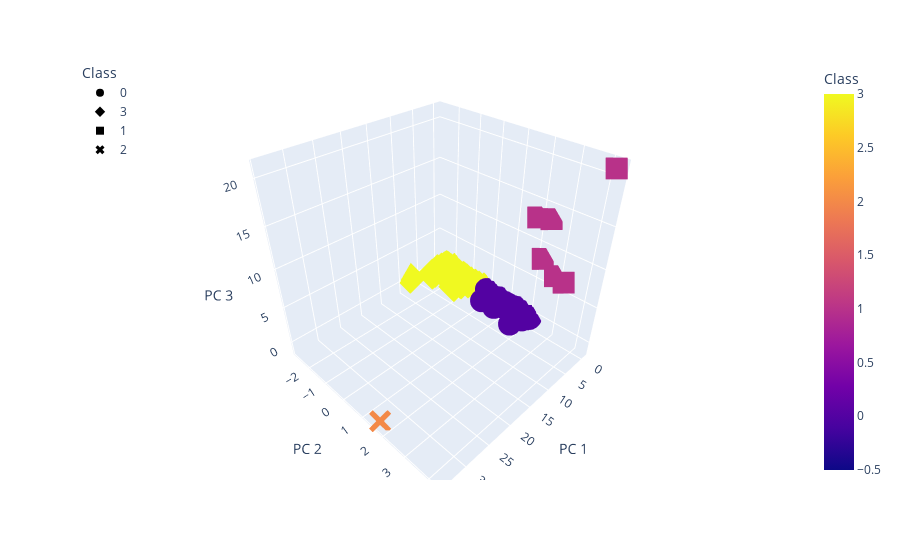

Notebook code for this chart:
### Markdown cell above
### Deliverable 4: Visualizing Cryptocurrencies Results

#### 3D-Scatter with Clusters

### Code cell
# Creating a 3D-Scatter with the PCA data and the clusters
fig = px.scatter_3d(
    clustered_df, 
    x="PC 1", 
    y="PC 2", 
    z="PC 3", 
    color="Class", 
    symbol="Class", 
    hover_name="CoinName", 
    hover_data=["Algorithm", "TotalCoinsMined", "TotalCoinSupply"])
fig.update_layout(legend=dict(x=0, y=1))
fig.show()

### Figure 1 — Plotly figure (JSON) as saved in the notebook; plotly's stock layout.template omitted (floating-point values rounded to 4 significant figures; data arrays with more than 128 entries replaced by an {"elided": "..."} marker saying what was removed)
{"data": [{"customdata": {"elided": "286x3 mixed values"}, "hovertemplate": "<b>%{hovertext}</b><br><br>Class=%{marker.color}<br>PC 1=%{x}<br>PC 2=%{y}<br>PC 3=%{z}<br>Algorithm=%{customdata[0]}<br>TotalCoinsMined=%{customdata[1]}<br>TotalCoinSupply=%{customdata[2]}<extra></extra>", "hovertext": {"elided": "286 str values"}, "legendgroup": "0", "marker": {"color": {"elided": "286 int values"}, "coloraxis": "coloraxis", "symbol": "circle"}, "mode": "markers", "name": "0", "scene": "scene", "showlegend": true, "type": "scatter3d", "x": {"elided": "286 float values"}, "y": {"elided": "286 float values"}, "z": {"elided": "286 float values"}}, {"customdata": {"elided": "239x3 mixed values"}, "hovertemplate": "<b>%{hovertext}</b><br><br>Class=%{marker.color}<br>PC 1=%{x}<br>PC 2=%{y}<br>PC 3=%{z}<br>Algorithm=%{customdata[0]}<br>TotalCoinsMined=%{customdata[1]}<br>TotalCoinSupply=%{customdata[2]}<extra></extra>", "hovertext": {"elided": "239 str values"}, "legendgroup": "3", "marker": {"color": {"elided": "239 int values"}, "coloraxis": "coloraxis", "symbol": "diamond"}, "mode": "markers", "name": "3", "scene": "scene", "showlegend": true, "type": "scatter3d", "x": {"elided": "239 float values"}, "y": {"elided": "239 float values"}, "z": {"elided": "239 float values"}}, {"customdata": [["VeChainThor Authority", 55454734800, "86712634466"], ["Proof-of-BibleHash", 1772000000.0, "5200000000"], ["SHA-256 + Hive", 638400000.0, "840000000"], ["Proof-of-Authority", 204479039, "252460800"], ["ECC 256K1", 1000000000, "1000000000"], ["Leased POS", 100000000, "100000000"]], "hovertemplate": "<b>%{hovertext}</b><br><br>Class=%{marker.color}<br>PC 1=%{x}<br>PC 2=%{y}<br>PC 3=%{z}<br>Algorithm=%{customdata[0]}<br>TotalCoinsMined=%{customdata[1]}<br>TotalCoinSupply=%{customdata[2]}<extra></extra>", "hovertext": ["Vechain", "BiblePay", "LitecoinCash", "Poa Network", "Acute Angle Cloud", "Waves"], "legendgroup": "1", "marker": {"color": [1, 1, 1, 1, 1, 1], "coloraxis": "coloraxis", "symbol": "square"}, "mode": "markers", "name": "1", "scene": "scene", "showlegend": true, "type": "scatter3d", "x": [4.547, -0.02168, -0.5044, -0.5481, -0.4941, -0.5458], "y": [3.752, 4.249, 1.881, 2.84, 2.269, 2.382], "z": [9.279, 21.09, 13.05, 6.909, 8.341, 13.47]}, {"customdata": [["TRC10", 990000000000.0, "990000000000"]], "hovertemplate": "<b>%{hovertext}</b><br><br>Class=%{marker.color}<br>PC 1=%{x}<br>PC 2=%{y}<br>PC 3=%{z}<br>Algorithm=%{customdata[0]}<br>TotalCoinsMined=%{customdata[1]}<br>TotalCoinSupply=%{customdata[2]}<extra></extra>", "hovertext": ["BitTorrent"], "legendgroup": "2", "marker": {"color": [2], "coloraxis": "coloraxis", "symbol": "x"}, "mode": "markers", "name": "2", "scene": "scene", "showlegend": true, "type": "scatter3d", "x": [34.08], "y": [1.64], "z": [-1.188]}], "layout": {"coloraxis": {"colorbar": {"title": {"text": "Class"}}, "colorscale": [[0, "#0d0887"], [0.1111, "#46039f"], [0.2222, "#7201a8"], [0.3333, "#9c179e"], [0.4444, "#bd3786"], [0.5556, "#d8576b"], [0.6667, "#ed7953"], [0.7778, "#fb9f3a"], [0.8889, "#fdca26"], [1, "#f0f921"]]}, "legend": {"title": {"text": "Class"}, "tracegroupgap": 0, "x": 0, "y": 1}, "margin": {"t": 60}, "scene": {"domain": {"x": [0, 1], "y": [0, 1]}, "xaxis": {"title": {"text": "PC 1"}}, "yaxis": {"title": {"text": "PC 2"}}, "zaxis": {"title": {"text": "PC 3"}}}}}
